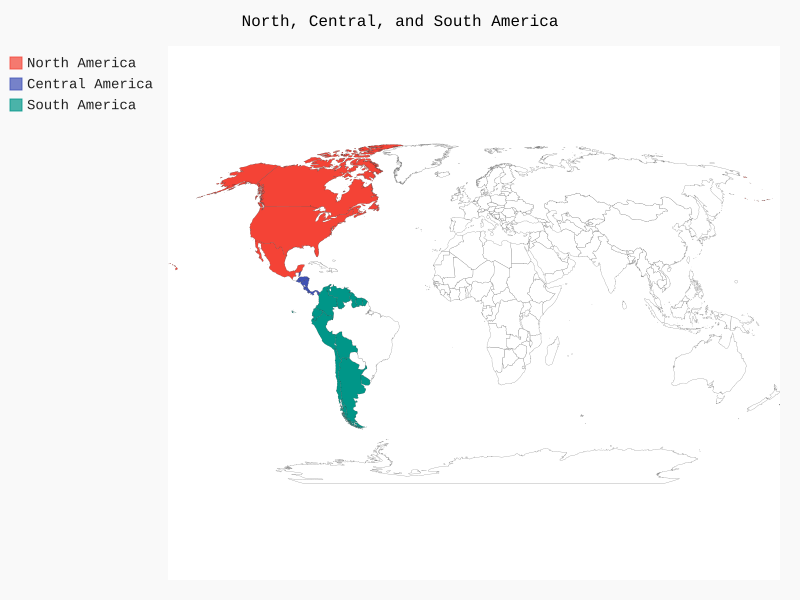

Here is the Python script that generated this plot:
import pygal_maps_world.maps


wm = pygal_maps_world.maps.World()
wm.title = 'North, Central, and South America'

wm.add('North America', ['ca', 'mx', 'us'])
wm.add('Central America', ['bz', 'cr', 'gd', 'hn', 'ni', 'pa', 'sv'])
wm.add('South America', ['ar', 'bo', 'cl', 'co', 'ec', 'gf',
    'gy', 'pe', 'sr', 'uy', 've'])

wm.render_to_file('americas.svg')
